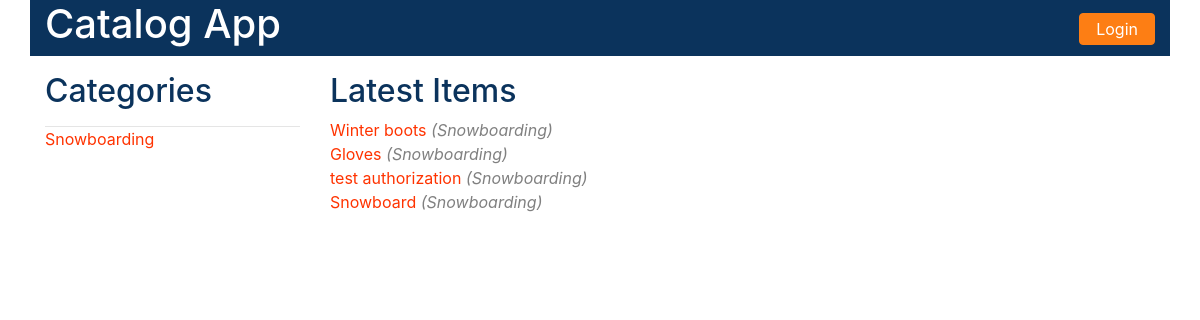
Page /catalog/ on the earlier database version.
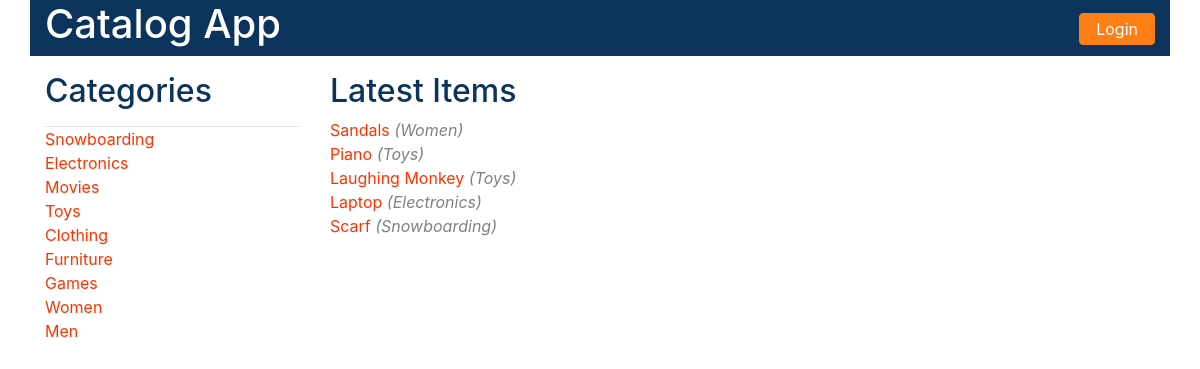
Same page on the later database version.
### models.py (models this page shows, shortened)
class Category(Base):
    __tablename__ = 'category'
    id = Column(Integer, primary_key=True)
    name = Column(String(250))
    user_id = Column(Integer, ForeignKey('user.id'))
    user = relationship(User)

class Item(Base):
    __tablename__ = 'item'
    id = Column(Integer, primary_key=True)
    name = Column(String(250))
    description = Column(String(1500))
    category_id = Column(Integer, ForeignKey('category.id'))
    user_id = Column(Integer, ForeignKey('user.id'))
    category = relationship(Category)
    user = relationship(User)

### catalogViews.py (the view)
@app.route('/')
@app.route('/catalog/')
def show_categories():
    try:
        categories = session.query(Category).all()
        latestItems = session.query(Item.name.label('itemName'),
                                    Category.name.label('categoryName')
                                    ).filter(Item.category_id == Category.id
                                             ).order_by(Item.id.desc()
                                                        ).limit(5)
    except:
        print("show_categories: Exception communicating with the database.")
    if 'username' not in login_session or 'username' is None:
        return render_template('public_catalog.html',
                               categories=categories, latestItems=latestItems)
    else:
        return render_template('catalog.html',
                               categories=categories, latestItems=latestItems)

### templates/public_catalog.html (shortened to what this page needs)
<!DOCTYPE html>
<html lang="en">
<head>
    <link rel="stylesheet" href="{{ url_for('static', filename='css/bootstrap.css') }}">
    <link rel="stylesheet" href="{{ url_for('static', filename='css/style.css') }}">
</head>
<body>
<main class="container">
    <header class="row">
        <h1 class="col-md-4 text-left"><a href="{{url_for('show_categories')}}" style="color:white">Catalog App</a></h1>
        <div class="col-md-6"></div>
        <div class="col-md-2 text-right">
            {% if not session['username'] %}
            <form method="GET" action="{{url_for('showLogin')}}">
                <button type="submit" class="text-center btn btn-default login">Login</button>
            </form>
            {% endif %}
        </div>
    </header>
    <section class="row vdivide">
        <sidebar class="col-md-3">
            <h2>Categories</h2>
            <form action="#" method="POST">
                <hr/>
                <ul class="text-left">
                    {% for category in categories %}
                    <li>
                        <a
                                href="{{url_for('show_category_items', category_name = category.name)}}"><span
                                class="item-category">{{category.name}}</span>
                        </a>
                    </li>
                    {% endfor %}
                </ul>
            </form>
        </sidebar>
        <section class="col-md-9 items">
            <h2>Latest Items</h2>
            <ul class="text-left">
                {% for item in latestItems %}
                <li>
                    <a href="{{url_for('show_item', category_name = item.categoryName, item_name = item.itemName)}}"><span
                            class="item-category">{{item.itemName}}</span></a>
                    <span class="latest-category">({{item.categoryName}})</span>
                </li>
                {% endfor %}
            </ul>
        </section>
    </section>
</main>
</body>
</html>

Differences in the rows shown:
no longer on this page (row unchanged): Item: itemName "Winter boots", categoryName "Snowboarding"
no longer on this page (row unchanged): Item: itemName "Gloves", categoryName "Snowboarding"
no longer on this page (row unchanged): Item: itemName "test authorization", categoryName "Snowboarding"
no longer on this page (row unchanged): Item: itemName "Snowboard", categoryName "Snowboarding"
added Category: name "Electronics"
added Category: name "Movies"
added Category: name "Toys"
added Category: name "Clothing"
added Category: name "Furniture"
added Category: name "Games"
added Category: name "Women"
added Category: name "Men"
added Item: itemName "Sandals", categoryName "Women"
added Item: itemName "Piano", categoryName "Toys"
added Item: itemName "Laughing Monkey", categoryName "Toys"
added Item: itemName "Laptop", categoryName "Electronics"
added Item: itemName "Scarf", categoryName "Snowboarding"
